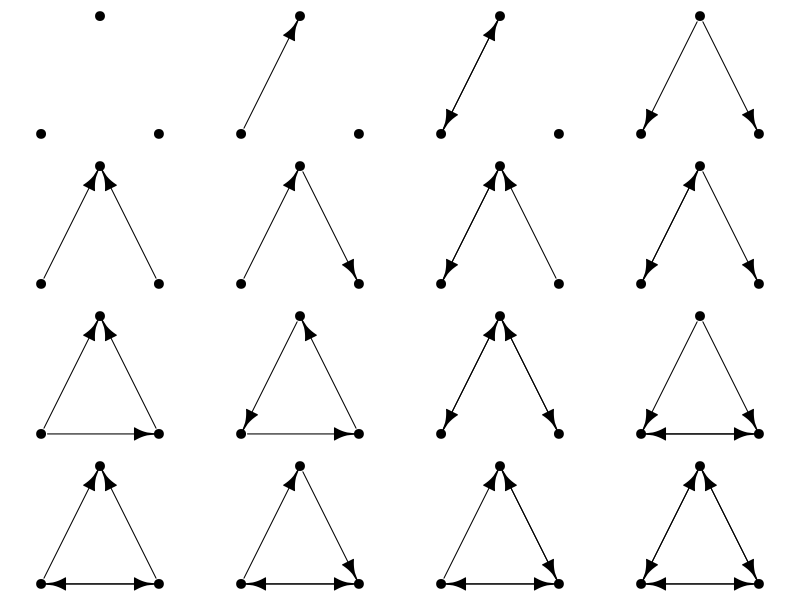
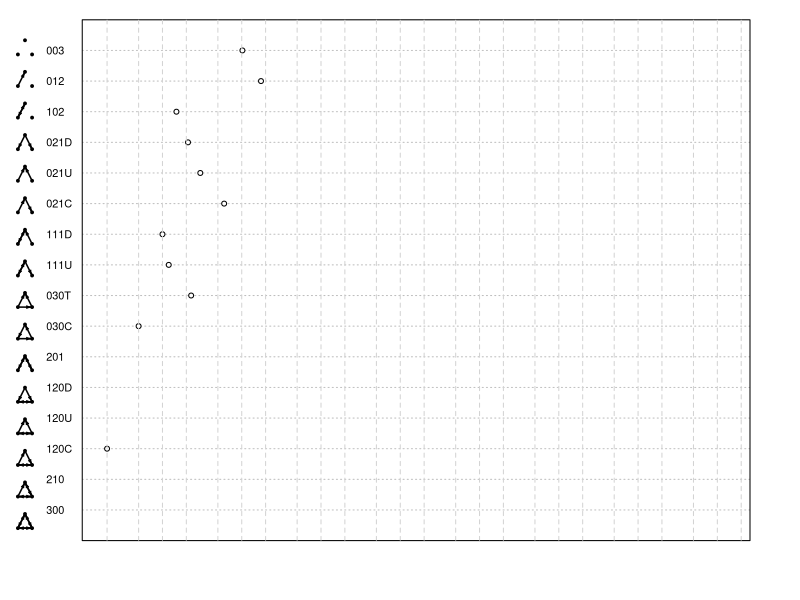

The R source for these figures, in order:
# This produces a dot plot (a horizontal histogram made with dots instead of bars)
# for counts of triads in a graph. Helpfully, I generate pictures of the triads. 
# This uses the igraph library, rather than the network/sna libraries. 
# V1.0, by Momin M. Malik, August 11, 2016.

library(igraph)

# Replace sample_gnm with your graph. 
triad.census <- triad.census(sample_gnm(15, 45, directed = TRUE))

census.triads <- rep(list(NA),16)
names(census.triads) <- c("003","012","102","021D","021U","021C","111D","111U","030T","030C","201","120D","120U","120C","210","300")
names(triad.census) <- names(census.triads)
census.triads[["003"]]  <- graph.formula(1, 2, 3) # 1, 2, 3
census.triads[["012"]]  <- graph.formula(1-+2, 2--3, 1--3) # 1-+2, 3
census.triads[["102"]]  <- graph.formula(1++2, 2--3, 1--3) # 1++2, 3
census.triads[["021D"]] <- graph.formula(1+-2, 2-+3, 1--3) # 1+-2-+3
census.triads[["021U"]] <- graph.formula(1-+2, 2+-3, 1--3) # 1-+2+-3
census.triads[["021C"]] <- graph.formula(1-+2, 2-+3, 1--3) # 1-+2-+3
census.triads[["111D"]] <- graph.formula(1++2, 2+-3, 1--3) # 1++2+-3
census.triads[["111U"]] <- graph.formula(1++2, 2-+3, 1--3) # 1++2-+3
census.triads[["030T"]] <- graph.formula(1-+2, 2+-3, 1-+3) # 1-+2+-3, 1-+3
census.triads[["030C"]] <- graph.formula(1+-2, 2+-3, 1-+3) # 1+-2+-3, 1-+3
census.triads[["201"]]  <- graph.formula(1++2, 2++3, 1--3) # 1++2++3
census.triads[["120D"]] <- graph.formula(1+-2, 2-+3, 1++3) # 1+-2-+3, 1++3
census.triads[["120U"]] <- graph.formula(1-+2, 2+-3, 1++3) # 1-+2+-3, 1++3
census.triads[["120C"]] <- graph.formula(1-+2, 2-+3, 1++3) # 1-+2-+3, 1++3
census.triads[["210"]]  <- graph.formula(1-+2, 2++3, 1++3) # 1-+2++3, 1++3
census.triads[["300"]]  <- graph.formula(1++2, 2++3, 1++3) # 1++2++3, 1++3

layout <- t(matrix(c(c(-1/sqrt(3),0),c(0,1),c(1/sqrt(3),0)),nrow=2,ncol=3))

par(mfrow=c(4,4))
par(mar=c(.5,.5,.5,.5))
for (i in 1:length(census.triads)) {
  plot(census.triads[[i]],
       # main=names(census.triads)[i],
       vertex.color="black",
       vertex.label=NA,
       edge.arrow.width=1,
       edge.color="black",
       layout=layout,
       asp=1)
}
par(mfrow=c(1,1))
par(mar=c(5.1,4.1,4.1,2.1))

pdf("triad.census.pdf",width=10,height=7.5)
w <- 15 # Additional width past the first column
h <- 19
rpad <- 1 # Subtracts from width on right side
layout(matrix(c(1:h,rep(h+1,h*(w-rpad)),rep(h+2,h*rpad)),nrow=h),
       widths=c(rep(1,h),w-rpad,rpad),
       heights=c(rep(1,h),h,h))
# par(mfrow=c(1,16))
par(mar=c(.5,.5,.5,.5))
plot.new()
for (i in 1:length(census.triads)) {
  plot(census.triads[[i]],
       # main=names(census.triads)[i],
       vertex.color="black",
       vertex.label=NA,
       vertex.size=40,
       edge.arrow.width=1,
       edge.arrow.size=.2,
       edge.color="black",
       edge.width=1.5,
       layout=layout,
       asp=1)
}
plot.new()
plot.new()
par(mar=c(4.5,0,1.5,0)) # bottom, left, top, right
dotchart(log10(rev(triad.census)),xlim=c(.3,log10(10^8.1)),xaxt='n')
orders <- 9
seq <- rep(c(1,2,5),orders)*rep(10^(0:(orders-1)),each=3)
abline(v=log10(seq[-1]),col="lightgray",lty=2)
plot.new()
dev.off()
par(mar=c(5.1,4.1,4.1,2.1))
par(mfrow=c(1,1))
